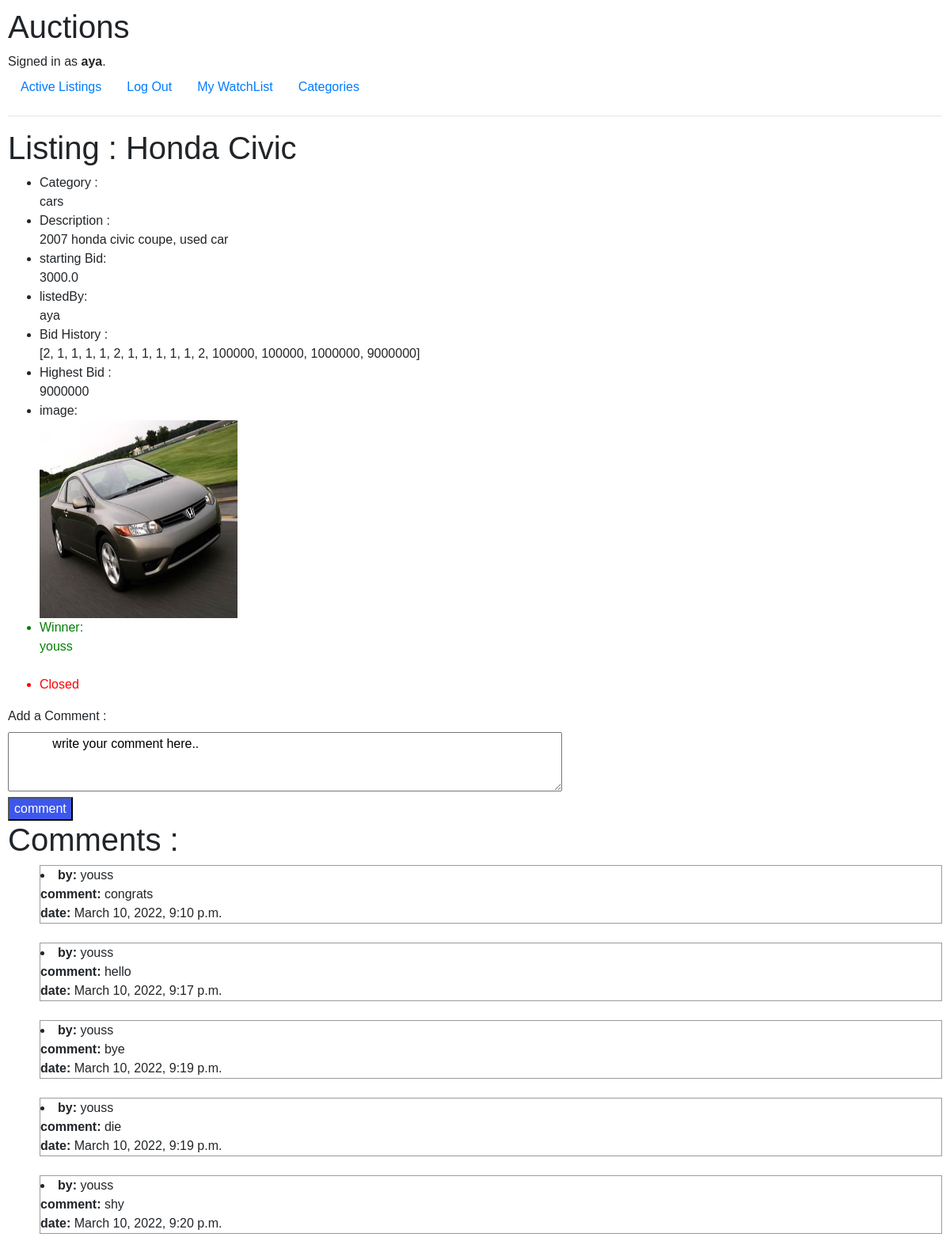
Screenshot of /listingMainPage/9 (signed in) with the database file from the repository.
### auctions/models.py (models this page shows)
class User(AbstractUser):
    pass

class Listing(models.Model):
    title= models.TextField(null=True, blank=True)
    category= models.TextField(null=True, blank=True)
    description= models.TextField(null=True, blank=True)
    startingBid=models.FloatField(null=True, blank=True)
    image=models.ImageField( null=True, blank=True, upload_to='images/')
    winner=models.ForeignKey(to=User,default=DEFAULT_CASE_ID,on_delete = models.SET_DEFAULT, null = True, related_name='winner')
    closedDate=models.TextField(null=True, blank=True)
    closed=models.BooleanField(default=False)
    user=models.ForeignKey(to=User, on_delete=models.CASCADE, null=True)

class Comment(models.Model):
    commentString=models.TextField(null=True, blank=True)
    user=models.ForeignKey(to=User,on_delete=models.CASCADE, null=True)
    listing=models.ForeignKey(to=Listing, on_delete=models.CASCADE, null=True)
    date = models.DateTimeField(auto_now_add=True, blank=True)

### auctions/views.py (the view)
# urls.py: path("listingMainPage/<str:listingId>", views.listingMainPage,name="listingMainPage"),
def listingMainPage(request, listingId):
    lis =Listing.objects.get(id=listingId)
    listingBids=Bid.objects.filter(listing=lis)
    listingComments=Comment.objects.filter(listing=lis)
    bidHistory=[]
    for n in listingBids:
      bidHistory.append(n.amount)
      lis.bidHistory=bidHistory
      if(len(bidHistory) != 0):
          lis.lastBid=max(bidHistory)
    user=utils.get_user(lis.user_id)
    return render(request, "auctions/listingMainPage.html", {"lis":lis, "Cuser":request.user, "comments":listingComments})

### auctions/utils.py (called while the page is built)
def get_user(id):
   obj=User.objects.get(pk=id)
   return obj

### auctions/templates/auctions/listingMainPage.html (shortened to what this page needs)
{% extends "auctions/layout.html" %}
{% load static %}
{% block body %}
  <h1>Listing : {{lis.title}}</h1>
  <ul>
      <li>Category :<br> {{lis.category}}</li>
      <li>Description :<br> {{lis.description}}</li>
      <li>starting Bid:<br> {{lis.startingBid}}</li>
      <li>listedBy:<br> {{Cuser.username}}</li>
      <li> Bid History :<br> {{lis.bidHistory}} <br></li>
      <li> Highest Bid :<br> {{lis.lastBid}} <br></li>
      <li>image: <br>
        {% if lis.image %}
         <img src="{{lis.image.url}}" alt="Bid pic" width="250" height="250"></li>
         {% else %}
            no image
        {%endif %}
      {% if lis.closed %}
      <li style="color:green">Winner: <br> {{ lis.winner}} </li>
           <br>
      <li style="color:red"> Closed </li>
      {% endif %}
     </ul>
     <div>
      <form action="{% url 'saveComment' %}" method="post" enctype='multipart/form-data'>
          <label for="comment">Add a Comment :</label>
          <br>
          <textarea  name="comment" onfocus="this.value=''" style="width:700px; height:75px">
            write your comment here..
          </textarea>
          <br>
          <input type="submit" name="submit" value="comment" style="color:rgb(255, 255, 255); background-color: #3d57ec;">
      </form>
       <h1>Comments : </h1>
       <ul>
        {% for comment in comments %}
         <li style=" list-style-position:inside;
         border: 1px solid rgb(155, 155, 155);">
          <b>by:</b> {{comment.user}}<br>
          <b>comment:   </b> {{comment.commentString}}<br>
           <b>date:    </b> {{comment.date}}
         </li>
         <br>
         {% empty %}
         <h2>There is no comments available.</h2>
         {% endfor %}
       </ul>
     </div>
{% endblock %}

### auctions/templates/auctions/layout.html (shortened to what this page needs)
{% load static %}
<!DOCTYPE html>
<html lang="en">
    <head>
        <link rel="stylesheet" href="https://stackpath.bootstrapcdn.com/bootstrap/4.4.1/css/bootstrap.min.css">
        <link href="{% static 'auctions/styles.css' %}" rel="stylesheet">
    </head>
    <body>
        <h1>Auctions</h1>
        <div>
            {% if user.is_authenticated %}
                Signed in as <strong>{{ user.username }}</strong>.
            {% else %}
                Not signed in.
            {% endif %}
        </div>
        <ul class="nav">
            <li class="nav-item">
                <a class="nav-link" href="{% url 'index' %}">Active Listings</a>
            </li>
            {% if user.is_authenticated %}
                <li class="nav-item">
                    <a class="nav-link" href="{% url 'logout' %}">Log Out</a>
                </li>
                <li class="nav-item">
                    <a class="nav-link" href="{% url 'watchList' %}">My WatchList</a>
                </li>
                <li class="nav-item">
                    <a class="nav-link" href="#">Categories</a>
                </li>
            {% endif %}
        </ul>
        <hr>
        {% block body %}
        {% endblock %}
    </body>
</html>

### auctions/static/auctions/styles.css (style rules this page uses)
body { padding: 10px; font-family: helvetica; }

### rows the page displays
User: username "aya"
Listing: title "Honda Civic", category "cars", description "2007 honda civic coupe, used car", startingBid "3000.0", bidHistory "[2, 1, 1, 1, 1, 2, 1, 1, 1, 1, 1, 2, 100000, 100000, 1000000, 9000000]", lastBid "9000000", image (picture), winner "youss"
Comment: user "youss", commentString "congrats", date "March 10, 2022, 9:10 p.m."
Comment: user "youss", commentString "hello", date "March 10, 2022, 9:17 p.m."
Comment: user "youss", commentString "bye", date "March 10, 2022, 9:19 p.m."
Comment: user "youss", commentString "die", date "March 10, 2022, 9:19 p.m."
Comment: user "youss", commentString "shy", date "March 10, 2022, 9:20 p.m."
